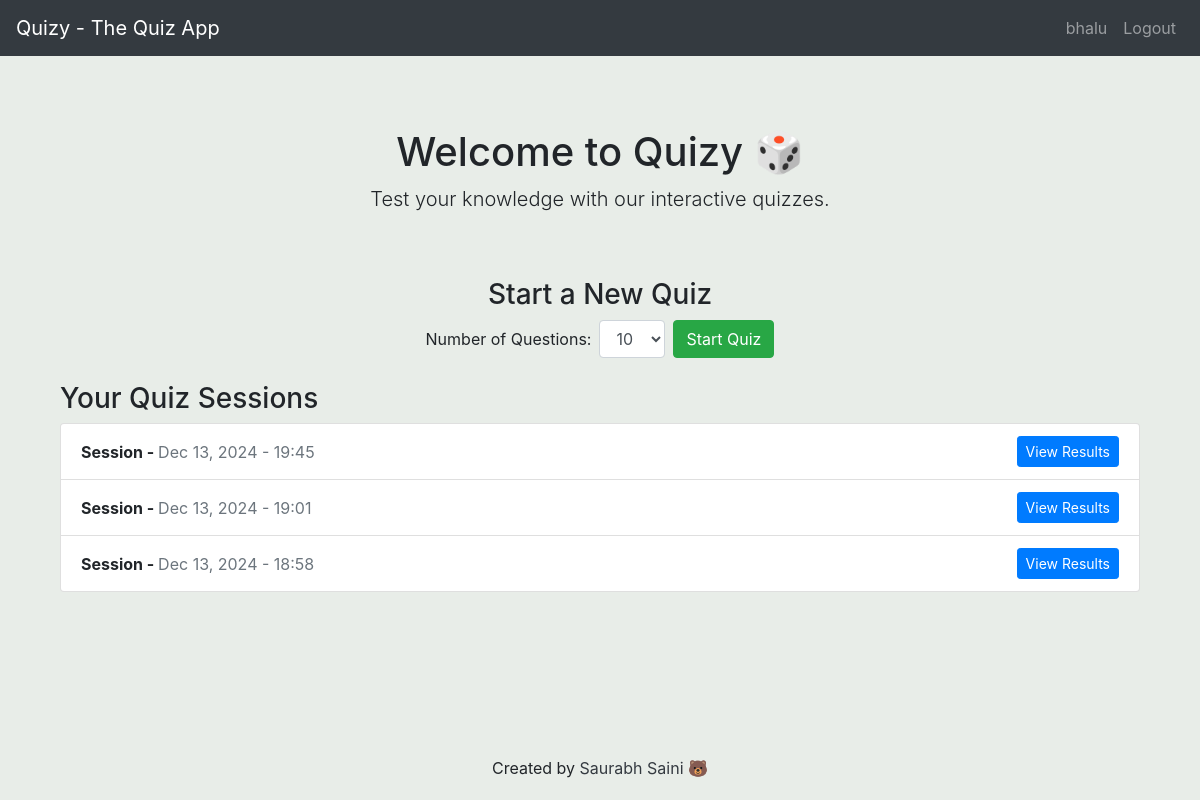
The page / (signed in) on the database its author committed.
### quiz/models.py (models this page shows, shortened)
class QuizSession(models.Model):
    user = models.ForeignKey(settings.AUTH_USER_MODEL, on_delete=models.CASCADE)
    total_questions = models.IntegerField(default=10)
    completed_questions = models.IntegerField(default=0)
    correct_answers = models.IntegerField(default=0)
    incorrect_answers = models.IntegerField(default=0)
    partially_correct_answers = models.IntegerField(default=0)
    score = models.FloatField(default=0.0)
    is_completed = models.BooleanField(default=False)
    current_question = models.ForeignKey(Question, null=True, blank=True, on_delete=models.SET_NULL)
    created_at = models.DateTimeField(auto_now_add=True)
    updated_at = models.DateTimeField(auto_now=True)
    session_uuid = models.UUIDField(default=uuid.uuid4, editable=False, unique=True)
    class Meta:
        ordering = ['-created_at']

### quiz/views.py (the view)
# urls.py: path('', views.home, name='home'),
def home(request):
    if request.user.is_authenticated:
        sessions = QuizSession.objects.filter(user=request.user).order_by('-created_at')
        return render(request, 'quiz/home.html', {'sessions': sessions})
    else:
        return render(request, 'quiz/home.html')

### quiz/templates/quiz/home.html (shortened to what this page needs)
{% extends 'quiz/base.html' %}
{% block content %}
<div class="container">
    <div class="row justify-content-center my-5">
        <div class="col-12 col-md-8 text-center">
            <h1>Welcome to Quizy 🎲</h1>
            <p class="lead">Test your knowledge with our interactive quizzes.</p>
        </div>
    </div>
    {% if user.is_authenticated %}
    <div class="row justify-content-center mb-4">
        <div class="col-12 col-md-6">
                <h3 class="text-center">Start a New Quiz</h3>
                <form id="start-quiz-form" class="form-inline justify-content-center flex-column flex-sm-row">
                        <label for="total_questions" class="mr-2">Number of Questions:</label>
                        <select name="total_questions" id="total_questions" class="form-control">
                            <option value="10" selected>10</option>
                        </select>
                    <button type="button" onclick="startQuiz()" class="btn btn-success mt-2 ml-2 mt-sm-0">Start Quiz</button>
                </form>
            </div>
        </div>
        <h3>Your Quiz Sessions</h3>
        {% if sessions %}
            <div class="list-group">
                {% for session in sessions %}
                    <div class="list-group-item d-flex justify-content-between align-items-center">
                        <div>
                            <strong>Session - </strong>
                            <medium class="text-muted">{{ session.created_at|date:"M d, Y - H:i" }}</medium>
                        </div>
                        <div>
                            {% if session.is_completed %}
                                <button class="btn btn-primary btn-sm" onclick="viewResults('{{ session.id }}')">View Results</button>
                            {% else %}
                                <button class="btn btn-warning btn-sm" onclick="resumeQuiz('{{ session.id }}')">Resume</button>
                            {% endif %}
                        </div>
                    </div>
                {% endfor %}
            </div>
        {% else %}
            <p>You have no quiz sessions yet.</p>
        {% endif %}
    {% else %}
        <div class="text-center">
            <p>Please <a href="{% url 'login' %}">login</a> or <a href="{% url 'register' %}">register</a> to start the quiz.</p>
        </div>
    {% endif %}
</div>
{% endblock %}

### quiz/templates/quiz/base.html (shortened to what this page needs)
<!DOCTYPE html>
<html lang="en">
<head>
    <link rel="stylesheet" href="https://maxcdn.bootstrapcdn.com/bootstrap/4.5.2/css/bootstrap.min.css">
</head>
<body>
    <nav class="navbar navbar-expand-md navbar-dark bg-dark">
        <a class="navbar-brand" href="{% url 'home' %}">Quizy - The Quiz App</a>
        <div class="collapse navbar-collapse justify-content-end" id="navbarNav">
            <ul class="navbar-nav">
                {% if user.is_authenticated %}
                    <li class="nav-item">
                        <a class="nav-link" href="/">{{ user.username }}</a>
                    </li>
                    <li class="nav-item">
                        <a class="nav-link" href="{% url 'logout' %}">Logout</a>
                    </li>
                {% endif %}
            </ul>
        </div>
    </nav>
    <div class="container mt-4">
        {% block content %}{% endblock %}
    </div>
    <footer class="w-100 text-center py-1 mt-4">
        <p>Created by <a href="https://github.com/saurabh228" class="text-dark" target="_blank">Saurabh Saini 🐻</a></p>
    </footer>
</body>
</html>

### quiz/templates/quiz/base.html (style rules this page uses)
html, body { height: 100%; }
body { display: flex; flex-direction: column; background-color: rgb(232, 237, 232); }
.container { flex: 1; }

### rows shown on the page
QuizSession: created_at "Dec 13, 2024 - 19:45"
QuizSession: created_at "Dec 13, 2024 - 19:01"
QuizSession: created_at "Dec 13, 2024 - 18:58"

### other values the page prints
{{ user.username }} "bhalu"
